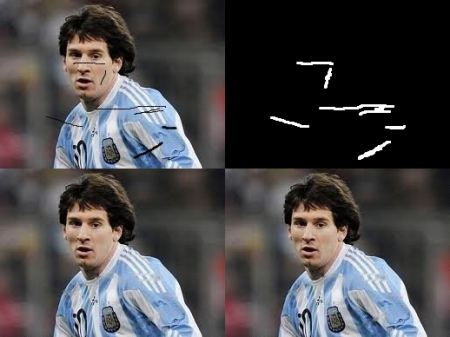
#> input picture Images_processing/Inverting Image/3.jpg, 450 x 337 px
$ python Inverting_Image_1.py
#> lines starting #> are read from the running program, lines starting #| are printed output that depends on the picture
import cv2.cv2 as cv2
import  numpy as np

Image = cv2.imread('3.jpg')
#> Image is the input picture: shape (337, 450, 3); mean B, G, R 73.3, 70.9, 72.5
Img = Image.copy()
y,x,_ = Image.shape
#> y = 337; x = 450

Img = Img[y//2:,:]
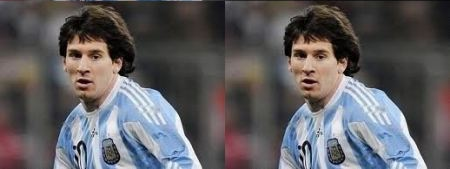
#> Img: shape (169, 450, 3); mean B, G, R 96.1, 92.9, 94.9

cv2.imshow('Image',Image)
cv2.imshow('Img',Img)
cv2.waitKey(0)

$ run again, with Images_processing/Inverting Image/1.jpg copied over Images_processing/Inverting Image/3.jpg
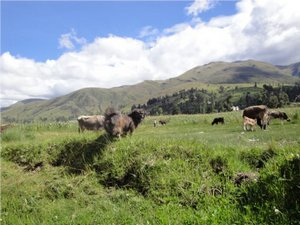
#> input picture Images_processing/Inverting Image/1.jpg, 300 x 225 px
#> Image is the input picture: shape (225, 300, 3); mean B, G, R 131.6, 149, 138.7
#> `Img = Img[y//2:,:]`:
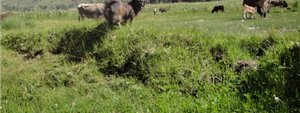
#> Img: shape (113, 300, 3); mean B, G, R 62.7, 116.4, 107.3

$ run again, with Images_processing/Inverting Image/2.jpg copied over Images_processing/Inverting Image/3.jpg
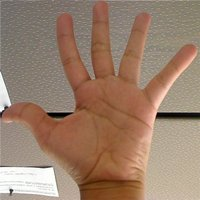
#> input picture Images_processing/Inverting Image/2.jpg, 200 x 200 px
#> Image is the input picture: shape (200, 200, 3); mean B, G, R 107.8, 127.1, 154.3
#> `Img = Img[y//2:,:]`:
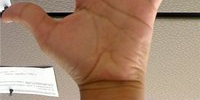
#> Img: shape (100, 200, 3); mean B, G, R 111.2, 133.8, 165.3
